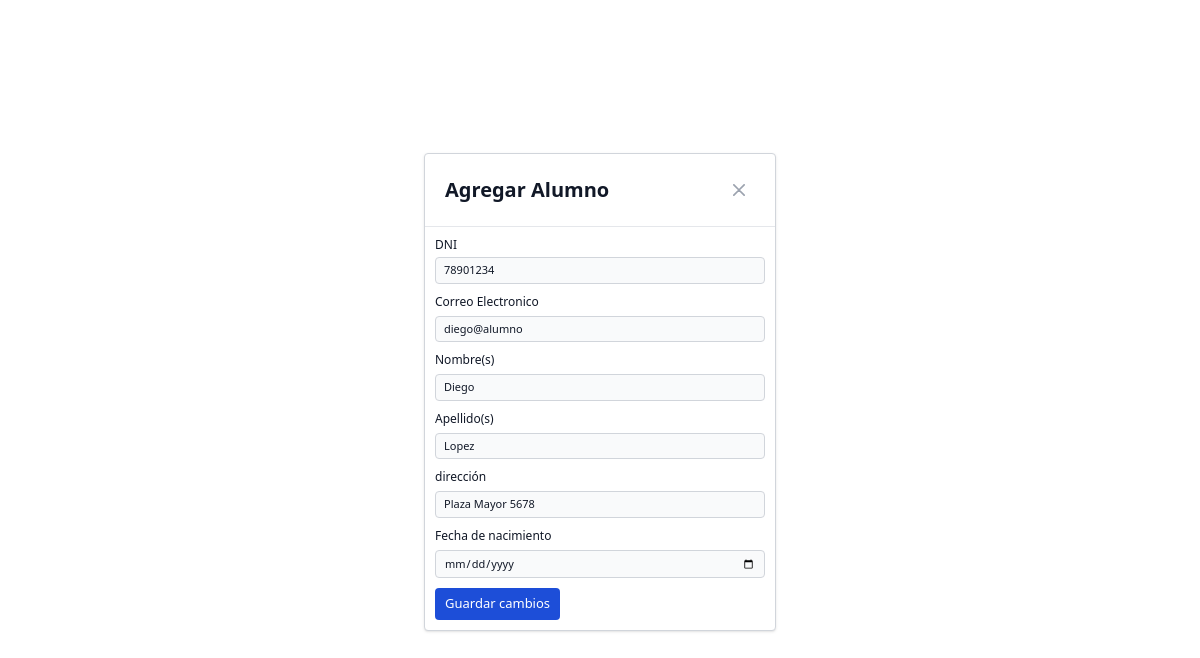
The page /alumnos/edit?id=10 on the database as committed earlier.
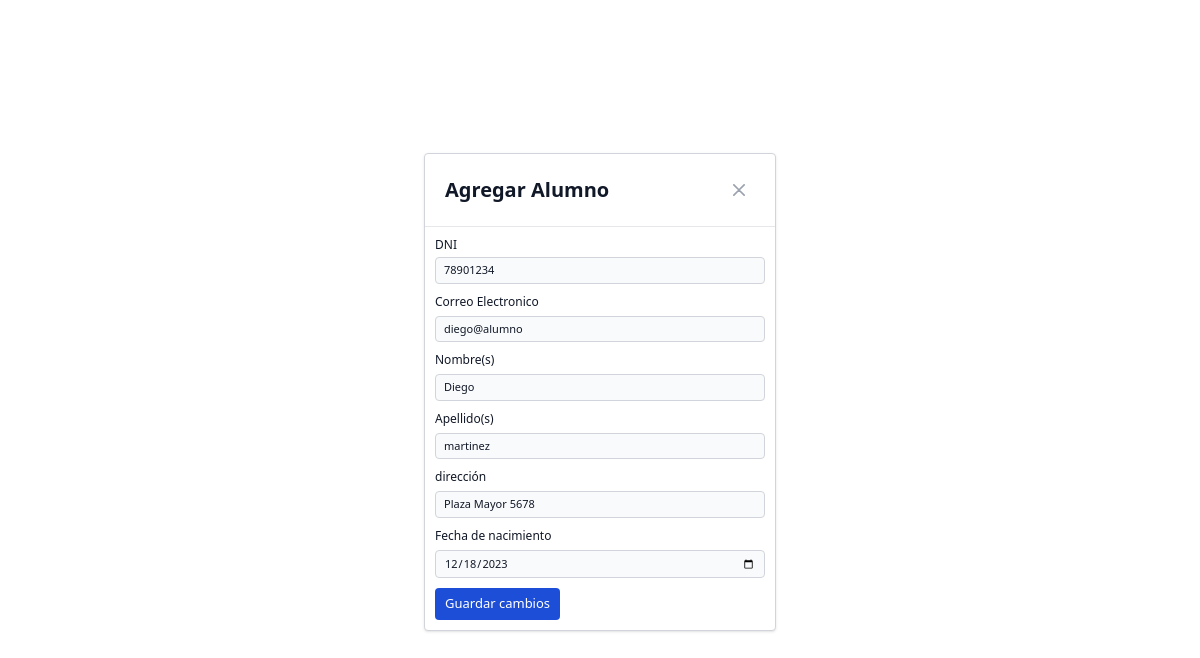
The same page on the database as committed later.
### tables this page shows
CREATE TABLE `usuarios` (
  `id_usuario` int(11) NOT NULL AUTO_INCREMENT,
  `nombre` varchar(100) DEFAULT NULL,
  `apellido` varchar(100) DEFAULT NULL,
  `dni` varchar(20) DEFAULT NULL,
  `fecha_nacimiento` varchar(50) DEFAULT NULL,
  `direccion` varchar(200) DEFAULT NULL,
  `correo` varchar(220) DEFAULT NULL,
  `contrasena` varchar(255) DEFAULT NULL,
  `rol_id` int(11) DEFAULT NULL,
  `clase_id` int(11) DEFAULT NULL,
  PRIMARY KEY (`id_usuario`),
  UNIQUE KEY `correo` (`correo`),
  KEY `rol_id` (`rol_id`),
  KEY `clase_id` (`clase_id`),
  CONSTRAINT `usuarios_ibfk_1` FOREIGN KEY (`rol_id`) REFERENCES `roles` (`id_rol`),
  CONSTRAINT `usuarios_ibfk_2` FOREIGN KEY (`clase_id`) REFERENCES `clases` (`id`)
);

### Controllers/admin/AlumnoController.php (called while the page is built, shortened)
<?php
require_once $_SERVER["DOCUMENT_ROOT"] . "/Models/Model.php";
class AlumnoController
{
    protected $model;
    public function __construct()
    {
        $this->model = new User();
    }
    public function edit($id)
    {
        $alumno = $this->model->find($id);
        include $_SERVER["DOCUMENT_ROOT"] . "/views/admin/modalEdit.php";
    }
}

### config/database.php (called while the page is built)
<?php
return [
    "host" => "localhost",
    "dbname" => "university_db",
    "username" => "root",
    "password" => ""
];

### Models/Model.php (called while the page is built, shortened)
<?php
class Model
{
    private $db;
    protected $table;
    public function __construct()
    {
        $config = include($_SERVER["DOCUMENT_ROOT"] . "/config/database.php");
        try {
            $this->db = new mysqli(
                $config["host"],
                $config["username"],
                $config["password"],
                $config["dbname"]
            );
        } catch (mysqli_sql_exception $e) {
            echo "Error: " . $e->getMessage();
        }
    }
    public function find($id)
    {
        $res = $this->db->query("select * from {$this->table} where id_usuario = $id");
        $data = $res->fetch_assoc();
        return $data;
    }
}

### views/admin/modalEdit.php (the view, shortened to what the changed rows need)
<!DOCTYPE html>
<html lang="en">
<head>
    <link href="/public/output.css" rel="stylesheet">
</head>
<body>
    <div class="flex overflow-y-auto overflow-x-hidden fixed top-0 right-0 left-0 z-50 justify-center items-center w-full h-[calc(100%-1rem)] max-h-full">
        <div class="relative p-4 w-full max-w-sm max-h-full">
            <div class="relative bg-white rounded shadow border border-gray-300">
                <div class="flex items-center justify-between p-4 md:p-5 border-b rounded-t">
                    <h3 class="text-xl font-semibold text-gray-900 ">
                        Agregar Alumno
                    </h3>
                    <a class="end-2.5 text-gray-400 bg-transparent hover:bg-gray-200 hover:text-gray-900 rounded-lg text-sm w-8 h-8 ms-auto inline-flex justify-center items-center" href="/alumnos"><svg class="w-3 h-3" aria-hidden="true" xmlns="http://www.w3.org/2000/svg" fill="none" viewBox="0 0 14 14">
                            <path stroke="currentColor" stroke-linecap="round" stroke-linejoin="round" stroke-width="2" d="m1 1 6 6m0 0 6 6M7 7l6-6M7 7l-6 6" />
                        </svg></a>
                </div>
                <div class="p-2.5">
                    <form class="space-y-2.5" action="/alumnos/update" method="post">
                        <div>
                            <label for="dni" class="block mb-1 text-xs font-medium text-gray-900 ">DNI</label>
                            <input type="text" name="dni" id="dni" class="bg-gray-50 border border-gray-300 text-gray-900 text-[11px] rounded focus:ring-blue-500 focus:border-blue-500 block w-full px-2 py-1" value="<?= $alumno["dni"] ?>">
                        </div>
                        <div>
                            <label for="email" class="block mb-1.5 text-xs font-medium text-gray-900 ">Correo Electronico</label>
                            <input type="email" name="email" id="email" class="bg-gray-50 border border-gray-300 text-gray-900 text-[11px] rounded focus:ring-blue-500 focus:border-blue-500 block w-full px-2 py-1" value="<?= $alumno["correo"] ?>" required>
                        </div>
                        <div>
                            <label for="nombre" class="block mb-1.5 text-xs font-medium text-gray-900 ">Nombre(s)</label>
                            <input type="text" name="nombre" id="nombre" class="bg-gray-50 border border-gray-300 text-gray-900 text-[11px] rounded focus:ring-blue-500 focus:border-blue-500 block w-full px-2 py-1" value="<?= $alumno["nombre"] ?>" required>
                        </div>
                        <div>
                            <label for="apellido" class="block mb-1.5 text-xs font-medium text-gray-900 ">Apellido(s)</label>
                            <input type="apellido" name="apellido" id="apellido" class="bg-gray-50 border border-gray-300 text-gray-900 text-[11px] rounded focus:ring-blue-500 focus:border-blue-500 block w-full px-2 py-1" value="<?= $alumno["apellido"] ?>" required>
                        </div>
                        <div>
                            <label for="direccion" class="block mb-1.5 text-xs font-medium text-gray-900 ">dirección</label>
                            <input type="direccion" name="direccion" id="direccion" class="bg-gray-50 border border-gray-300 text-gray-900 text-[11px] rounded focus:ring-blue-500 focus:border-blue-500 block w-full px-2 py-1" value="<?= $alumno["direccion"] ?>">
                        </div>
                        <div>
                            <label for="fecha" class="block mb-1.5 text-xs font-medium text-gray-900 ">Fecha de nacimiento</label>
                            <input type="date" name="fecha" id="fecha" class="bg-gray-50 border border-gray-300 text-gray-900 text-[11px] rounded focus:ring-blue-500 focus:border-blue-500 block w-full px-2 py-1" value="<?= $alumno["fecha_nacimiento"] ?>">
                        </div>
                        <button type="submit" class="text-white bg-blue-700 hover:bg-blue-800 focus:ring-4 focus:outline-none focus:ring-blue-300 font-normal rounded text-[13px] py-1.5 px-2.5 text-center">Guardar cambios</button>
                    </form>
                </div>
            </div>
        </div>
    </div>
</body>
</html>

Rows that differ between the two databases and show on the page:
changed usuarios "diego@alumno": apellido "Lopez" → "martinez"; fecha (not shown) → "12/18/2023"
